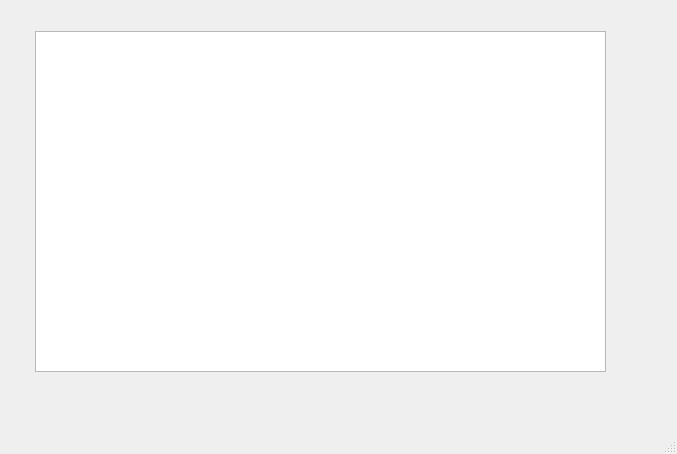
<?xml version="1.0" encoding="UTF-8"?>
<ui version="4.0">
 <class>MainWindow</class>
 <widget class="QMainWindow" name="MainWindow">
  <property name="geometry">
   <rect>
    <x>0</x>
    <y>0</y>
    <width>677</width>
    <height>454</height>
   </rect>
  </property>
  <property name="windowTitle">
   <string>MainWindow</string>
  </property>
  <widget class="QWidget" name="centralwidget">
   <widget class="QTableWidget" name="tableWidget">
    <property name="geometry">
     <rect>
      <x>35</x>
      <y>31</y>
      <width>571</width>
      <height>341</height>
     </rect>
    </property>
   </widget>
  </widget>
  <widget class="QMenuBar" name="menubar">
   <property name="geometry">
    <rect>
     <x>0</x>
     <y>0</y>
     <width>677</width>
     <height>21</height>
    </rect>
   </property>
  </widget>
  <widget class="QStatusBar" name="statusbar"/>
 </widget>
 <resources/>
 <connections/>
</ui>
